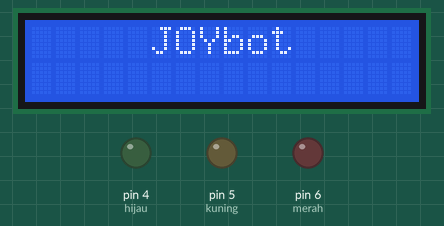
Simulated run of this sketch. Board: Arduino Uno, built with avr-gcc and run on an emulated ATmega328P. Shown: 16×2 character LCD, output pins drawn as LEDs (lit = HIGH).

Above: at 0.1 s.
At 5.1 s:
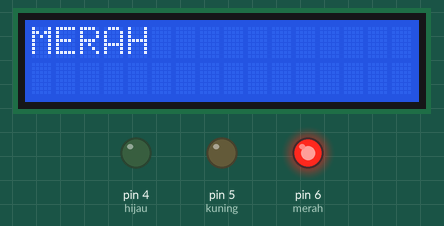
At 17.1 s:
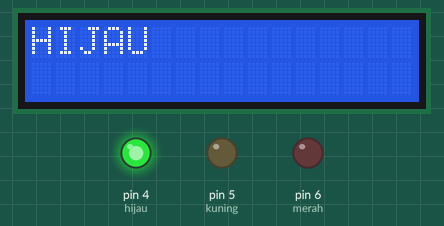
At 25.2 s:
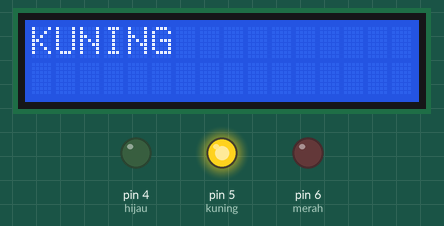
Timing chart, 0 to 40.0 s (numbered marks = the images above):
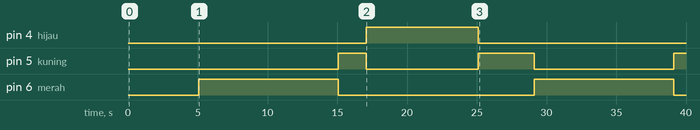

Measured:
- by itself, pin 4 (hijau): LOW → HIGH at 17.1 s, → LOW 8.0 s later
- by itself, pin 5 (kuning): goes HIGH 2.0 s, LOW 8.0 s, HIGH 4.0 s, LOW 10.0 s, then HIGH
- by itself, pin 6 (merah): alternates HIGH for 10.0 s and LOW for 14.0 s
- what the display in image 1 shows lasts 10.0 s, from 5.1 s to 15.1 s
- what the display in image 2 shows lasts 8.0 s, from 17.1 s to 25.1 s

The sketch:

module_traffic_light.ino
```cpp
#include <Wire.h>
#include <LiquidCrystal_I2C.h>

// Inisialisasi objek untuk koneksi I2C dengan alamat LCD yang digunakan
LiquidCrystal_I2C lcd(0x27, 16, 2);
int merah = 6;
int kuning = 5;
int hijau = 4;

void setup()
{
  //LCD SETUP
  // Inisialisasi koneksi I2C
  Wire.begin();
  // Inisialisasi LCD
  lcd.begin();
  // Mengaktifkan backlight pada LCD
  lcd.backlight();
  // Menampilkan pesan awal pada LCD
  lcd.setCursor(5, 0);
  lcd.print("JOYbot");
  delay(5000);


  //MODUL TRAFFIC LIGHT SETUP
  pinMode(merah, OUTPUT);
  pinMode(kuning, OUTPUT);
  pinMode(hijau, OUTPUT);
}

void loop()
{
  //merah
  digitalWrite(merah, HIGH);
  digitalWrite(kuning, LOW);
  digitalWrite(hijau, LOW);
  lcd.clear();
  lcd.setCursor(0, 0);
  lcd.print("MERAH");
  delay(10000);

  //kuning
  digitalWrite(merah, LOW);
  digitalWrite(kuning, HIGH);
  digitalWrite(hijau, LOW);
  lcd.clear();
  lcd.setCursor(0, 0);
  lcd.print("KUNING");
  delay(2000);

   //hijau
  digitalWrite(merah, LOW);
  digitalWrite(kuning, LOW);
  digitalWrite(hijau, HIGH);
  lcd.clear();
  lcd.setCursor(0, 0);
  lcd.print("HIJAU");
  delay(8000);

  //kuning
   //kuning
   digitalWrite(merah, LOW);
  digitalWrite(kuning, HIGH);
  digitalWrite(hijau, LOW);
  lcd.clear();
  lcd.setCursor(0, 0);
  lcd.print("KUNING");
  delay(4000);


}
```
